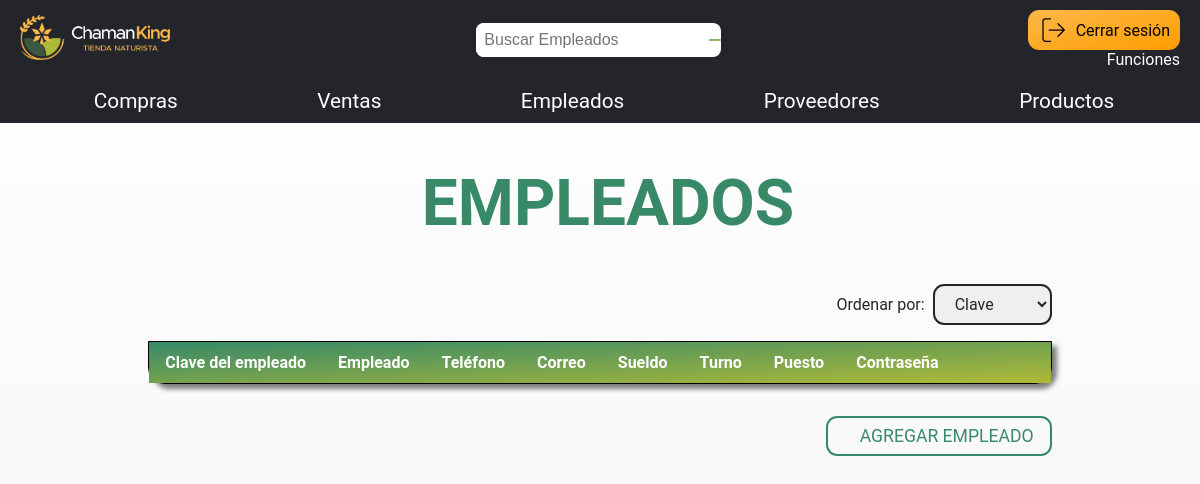
The app's page /empleadosC-list/, older data.
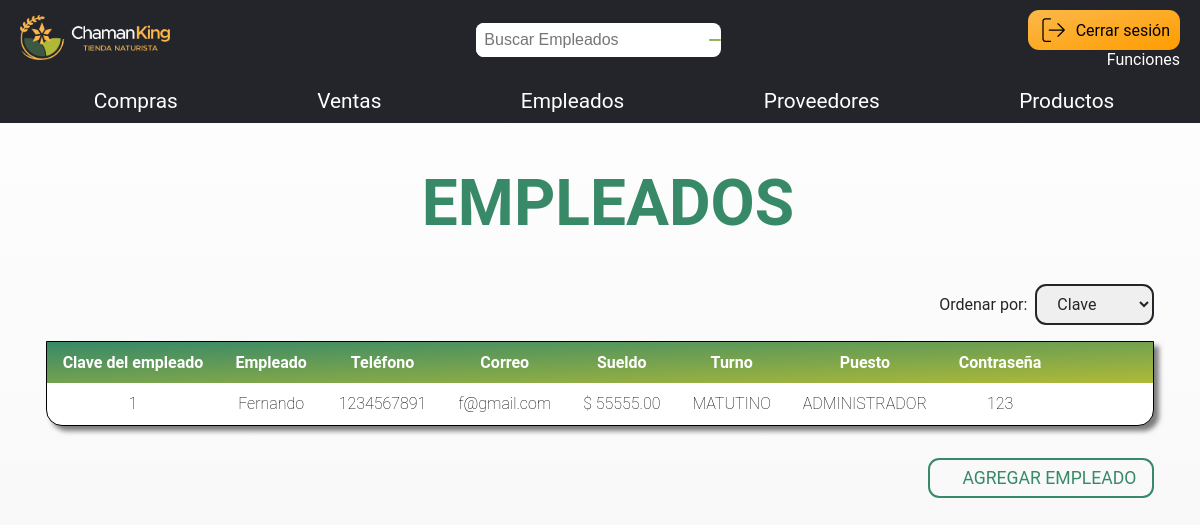
The same page, newer data.
### entrega2/models.py (models this page shows, shortened)
class Empleado(models.Model):
    PUESTOS = (
        ('ADMINISTRADOR', 'ADMINISTRADOR'),
        ('CAJERO', 'CAJERO'),
        ('MOSTRADOR', 'MOSTRADOR')
    )
    HORARIOS = (
        ('MATUTINO', 'MATUTINO'),
        ('VESPERTINO', 'VESPERTINO')
    )
    id_emp = models.PositiveIntegerField(primary_key=True, blank=False, null=False)
    nombre = models.CharField(max_length=50, blank=False, null=False)
    puesto = models.CharField(max_length=15, blank=False, null=False, choices=PUESTOS)
    horario = models.CharField(max_length=10, blank=False, null=False, choices=HORARIOS)
    sueldo = models.DecimalField(max_digits=7, decimal_places=2, blank=False, null=False)
    telefono = models.CharField(max_length=10, unique=True, blank=False, null=False)
    correo = models.CharField(max_length=30, unique=True, blank=False, null=False)
    contrasena = models.CharField(max_length=30, blank=False, null=False)
    habilitado = models.BooleanField(default=True)

### entrega2/views.py (the view)
# urls.py: path('empleadosC-list/', views.EmpleadoListView.as_view(), name="empleadosC_list"),
class EmpleadoListView(ListView):
    template_name = 'entrega2/empleados/empleadosC_list.html'
    model = Empleado
    context_object_name = 'empleados'

### entrega2/templates/entrega2/empleados/empleadosC_list.html (shortened to what this page needs)
{% extends 'base/baseC.html' %}
{% block content %}
    <h1 class="title">
        EMPLEADOS
    </h1>
    <div class="contenedor-table">
        <div class="contenedor-btn-ordenar">
                <label for="ordenar" class="label-ordenar">Ordenar por:</label>
                <select id="ordenar" class="dropdown-ordenar">
                    <option value="clave">Clave</option>
                </select>
        </div>
        <table border="0" cellpadding="0" cellspacing="0" class="table">
            <tr class="encabezado-table">
                <th>Clave del empleado</th>
                <th>Empleado</th>
                <th>Teléfono</th>
                <th>Correo</th>
                <th>Sueldo</th>
                <th>Turno</th>
                <th>Puesto</th>
                <th>Contraseña</th>
                <th></th>
                <th></th>
                <th></th>
            </tr>
            {% for empleado in empleados %}
                <tr>
                    <td>{{ empleado.id_emp }}</td>
                    <td>{{ empleado.nombre }}</td>
                    <td>{{ empleado.telefono }}</td>
                    <td>{{ empleado.correo }}</td>
                    <td>$ {{ empleado.sueldo }}</td>
                    <td>{{ empleado.horario }}</td>
                    <td>{{ empleado.puesto }}</td>
                    <td>{{ empleado.contrasena }}</td>
                    <td>
                    </td>
                    <td>
                    </td>
                    <td>
                    </td>
                </tr>
            {% endfor %}
        </table>
        <div class="contenedor-btn-agregar">
            <a class="btn-agregar" href="{% url 'empleadosC_new' %}">
                AGREGAR EMPLEADO
            </a>
        </div>
    </div>
{% endblock %}

Row changes from the older to the newer data that the page shows:
added Empleado: id_emp "1", nombre "Fernando", telefono "1234567891", correo "f@gmail.com", sueldo "55555.00", horario "MATUTINO", puesto "ADMINISTRADOR", contrasena "123"
